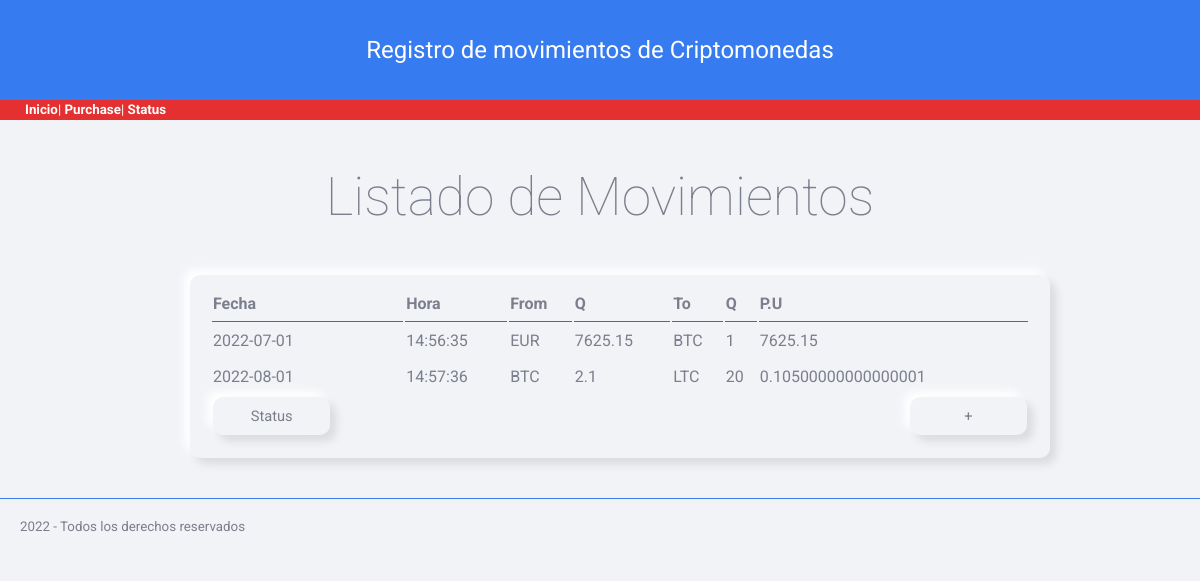
The page / on the database its author committed.
### tables this page shows
CREATE TABLE "movimientos" (
	"id"	INTEGER NOT NULL,
	"date"	TEXT,
	"time"	TEXT,
	"moneda_from"	TEXT,
	"cantidad_from"	NUMERIC,
	"moneda_to"	TEXT,
	"cantidad_to"	NUMERIC,
	PRIMARY KEY("id" AUTOINCREMENT)
);

### money/views.py (the view)
@app.route("/")
def inicio():
    db = DBManager(RUTA)
    movimientos = db.consultaSQL("SELECT * from movimientos")
    return render_template("inicio.html", movs=movimientos)

### money/models.py (called while the page is built)
    def consultaSQL(self, consulta):
        conexion = sqlite3.connect(self.ruta)
        cursor = conexion.cursor()
        cursor.execute(consulta)
        self.movimientos = []
        nombres_columnas = []
        for desc_columna in cursor.description:
            nombres_columnas.append(desc_columna[0])
        datos = cursor.fetchall()
        for dato in datos:
            movimiento = {}
            indice = 0
            for nombre in nombres_columnas:
                movimiento[nombre] = dato[indice]
                indice += 1
            self.movimientos.append(movimiento)
        conexion.close()
        return self.movimientos

### money/templates/inicio.html (shortened to what this page needs)
{% extends "base.html" %}
{%  block page_title %}
Listado de Movimientos
{% endblock %}
{% block contenido %}
{{ super ()}}
    <table class="paper">
        <tr>
            <th class="cabecera_tabla">Fecha</th>
            <th class="cabecera_tabla">Hora</th>
            <th class="cabecera_tabla">From</th>
            <th class="cabecera_tabla">Q</th>
            <th class="cabecera_tabla">To</th>
            <th class="cabecera_tabla">Q</th>
            <th class="cabecera_tabla">P.U</th>
        </tr>
        {% if movs %}
            {% for mov in movs %}
            <tr>
                <td>{{mov.date}}</td>
                <td>{{mov.time}}</td>
                <td>{{mov.moneda_from}}</td>
                <td>{{mov.cantidad_from}}</td>
                <td>{{mov.moneda_to}}</td>
                <td>{{mov.cantidad_to}}</td>
                <td>{{mov.cantidad_from / mov.cantidad_to}}</td>
            </tr>
            {% endfor %}
        {% else %}
        <tr>
            <td colspan="4">No hay movimientos que mostrar</td>
        </tr>
        {% endif %}
        <tr>
            <td>
                <a href="/status">
                    <button type="button" name="return" id="return">Status</button>
                </a>
            </td>
            <td></td>
            <td></td>
            <td></td>
            <td></td>
            <td></td>
            <td align="right">
                <a href="/purchase">
                   <button type="submit" name="return" id="return">+</button>
                </a>
            </td>
        </tr>
    </table>
{% endblock %}

### money/templates/base.html (shortened to what this page needs)
<!DOCTYPE html>
<html lang="en">
<head>
    <link rel="stylesheet" href="static/css/skeuos.css">
    <link rel="stylesheet" href="static/css/styles.css">
</head>
<body>
    <header>
        Registro de movimientos de Criptomonedas
    </header>
    <nav class="main_menu">
        <a href="/">Inicio</a>|<a href="\purchase"> Purchase</a>| <a href="\status"> Status</a>
    </nav>
    <main>
        {% block contenido %}
        <h1 class="main_page_title">{% block page_title %}{% endblock %}</h1>
        {% endblock %}
    </main>
    <footer class="pie_de_pagina">2022 - Todos los derechos reservados</footer>
</body>
</html>

### money/static/css/skeuos.css (style rules this page uses)
:root { --bg-color: #f2f3f7; --fg-color: #7b7e8c; --red: #E43030; --green: #19A187; --blue: #367bf0; --dark-blue: #265AB1; --maroon: #B8174C; --purple: #8C42AB; }
* { box-sizing: border-box; outline: none; -webkit-touch-callout: none; -webkit-appearance: none; -webkit-tap-highlight-color: transparent !important; -webkit-tap-highlight-color: rgba(0, 0, 0, 0) !important; -webkit-touch-callout: none; font-family: 'Roboto', sans-serif; letter-spacing: 0; }
html, body { background-color: #f2f3f7; color: #7b7e8c; margin: 0; padding: 0; font-size: 10pt; height: 100%; cursor: default; user-select: none; -webkit-user-select: none; -khtml-user-select: none; -moz-user-select: none; -ms-user-select: none; }
.with-shadow, .outset, button, .checktext input + span, .blue-button, .checktext input:checked + span, button.blue-button, .green-button, button.green-button, .green-button.blue-button, .red-button, button.red-button, .red-button.blue-button, .red-button.green-button, input[type="button"], input[type="submit"], input[type="reset"], select, input[type="text"]:not(select):focus, input[type="search"]:not(select):focus, input[type="tel"]:not(select):focus, input[type="url"]:not(select):focus, input[type="email"]:not(select):focus, input[type="password"]:not(select):focus, input[type="date"]:not(select):focus, input[type="month"]:not(select):focus, input[type="week"]:not(select):focus, input[type="time"]:not(select):focus, input[type="number"]:not(select):focus, input[type="color"]:not(select):focus, select:not(select):focus, textarea:not(select):focus, .paper { box-shadow: 6px 6px 10px rgba(0, 0, 0, 0.1), -6px -6px 10px white; }
.outset, button, .checktext input + span, .blue-button, .checktext input:checked + span, button.blue-button, .green-button, button.green-button, .green-button.blue-button, .red-button, button.red-button, .red-button.blue-button, .red-button.green-button, input[type="button"], input[type="submit"], input[type="reset"], select, input[type="text"]:not(select):focus, input[type="search"]:not(select):focus, input[type="tel"]:not(select):focus, input[type="url"]:not(select):focus, input[type="email"]:not(select):focus, input[type="password"]:not(select):focus, input[type="date"]:not(select):focus, input[type="month"]:not(select):focus, input[type="week"]:not(select):focus, input[type="time"]:not(select):focus, input[type="number"]:not(select):focus, input[type="color"]:not(select):focus, select:not(select):focus, textarea:not(select):focus, .paper { border-radius: 10px; background: #f2f3f7; }
.paper { padding: 10px 20px 20px; margin-top: 20px; min-height: 100px; font-size: 1.2em; background: #f2f3f7; }
section, article, .section, .article, .paper { line-height: 2em; word-wrap: break-word; word-break: normal; line-height: 2em; }
button, .checktext input + span, .blue-button, .checktext input:checked + span, button.blue-button, .green-button, button.green-button, .green-button.blue-button, .red-button, button.red-button, .red-button.blue-button, .red-button.green-button, input[type="button"], input[type="submit"], input[type="reset"] { border: 0; text-transform: capitalize; padding: 10px 0; width: 8em; text-align: center; cursor: pointer; color: inherit; font-size: 1.1rem; transition-property: background-color, box-shadow; transition-delay: .2s; transition-duration: .2s; }
a, a:link, a:visited, a:hover a:active { cursor: pointer; font-weight: bold; color: #367bf0; font-weight: bold; text-decoration: none; }
h1, h2, h3, h4, h5, h6 { line-height: 1.5em; }
h1 { font-size: 4em; font-weight: lighter; margin: .7em 0; }

### money/static/css/styles.css (style rules this page uses)
header { background-color: #367bf0; color: white; height: 100px; font-size: x-large; line-height: 100px; text-align: center; }
nav { background-color: #E43030; color: white; height: 20px; line-height: 20px; padding-left: 25px; }
main { max-width: 900px; margin: auto; padding: 0 20px; }
table.paper { width: 100%; margin: 10px 20px; }
.cabecera_tabla { border-bottom: #E43030 1px solid; text-align: left; }
.pie_de_pagina { margin-top: 40px; padding: 20px; border-top: #367bf0 solid 1px; }
nav.main_menu a { color: white; }
h1.main_page_title { text-align: center; }
button { color: #7b7e8c; }

### rows shown on the page
movimientos: date "2022-07-01", time "14:56:35", moneda_from "EUR", cantidad_from "7625.15", moneda_to "BTC", cantidad_to "1", mov.cantidad_from/mov.cantidad_to "7625.15"
movimientos: date "2022-08-01", time "14:57:36", moneda_from "BTC", cantidad_from "2.1", moneda_to "LTC", cantidad_to "20", mov.cantidad_from/mov.cantidad_to "0.10500000000000001"
